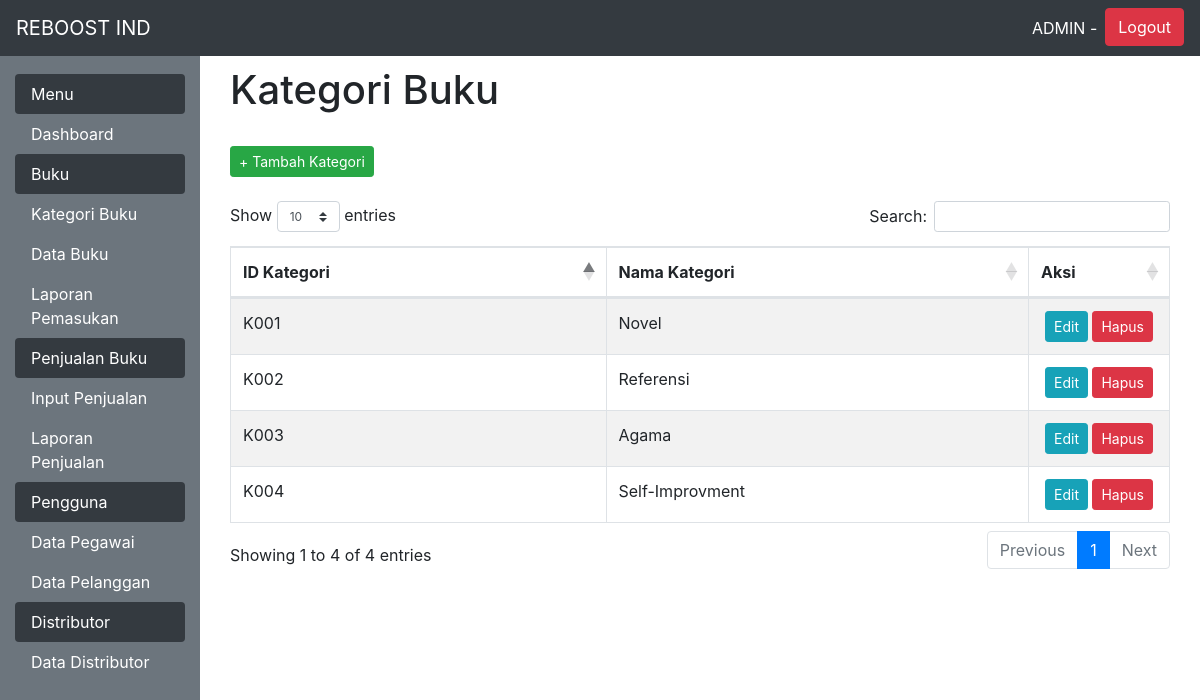
Screenshot of /admin.php?menu=kategoribuku (signed in) with the database file from the repository.
### tables this page shows
CREATE TABLE `kategori_buku` (
  `id_kat` char(4) NOT NULL,
  `nama_kat` varchar(50) NOT NULL
);

### functions.php (called while the page is built, shortened)
<?php
	$conn = mysqli_connect("localhost","root","","reboost");
	function query($query)
	{
		global $conn;
		$result = mysqli_query($conn, $query);
		$rows = [];
		while ($row = mysqli_fetch_assoc($result))
		{
			$rows[] = $row;
		}
		return $rows;
	}
 ?>

### menu/kategoribuku.php (the view, shortened to what this page needs)
<?php
$ses_explode = explode(",", $_SESSION['login']);
include 'functions.php';
$categories = query("SELECT * FROM kategori_buku");
?>
<div class="container">
	<h1>Kategori Buku</h1><br>
	<div class="row">
            <div class="col-md-8">
            <?php if($ses_explode[2]==1) :  ?>
                <button type="button" class="btn btn-success text-white btn-sm" data-toggle="modal" data-target="#kategoribuku" data-id="<?php echo $book['id_kat'] ?>" data-judul="Tambah Kategori">+ Tambah Kategori</button>
              <?php endif; ?>
            </div>
            <div class="col-md-3">
            </div>
            <div class="col-md-1">
            </div>
          </div>
          <br>
          <div class="table-responsive">
            <table class="table table-striped table-bordered dt-responsive nowrap" id="example">
              <thead>
                <tr>
                  <td width="40%"><b>ID Kategori</b></td>
                  <td width="45%"><b>Nama Kategori</b></td>
                  <?php if($ses_explode[2]==1) :  ?>
                  <td align="center" width="15%"><b>Aksi</b></td>
                  <?php endif; ?>
                </tr>
              </thead>
              <tbody>
                <?php foreach ($categories as $category) : ?>
                  <tr>
                    <td><?php echo $category["id_kat"]; ?></td>
                    <td><?php echo $category["nama_kat"]; ?></td>
                    <?php if($ses_explode[2]==1) :  ?>
                    <td align="center">
                            <a href="?menu=editkategori&id=<?php echo $category["id_kat"]; ?>" class="btn btn-info btn-sm">Edit</a>
                            <a href="menu/hapuskategori.php?id=<?php echo $category["id_kat"]; ?>" onclick="return confirm('Yakin Ingin Menghapus Data?')" class="btn btn-danger btn-sm">Hapus</a>
                    </td>
                    <?php endif; ?>
                  </tr>
                <?php endforeach; ?>
              </tbody>
            </table>
          </div>
</div>

### rows the page displays
kategori_buku: id_kat "K001", nama_kat "Novel"
kategori_buku: id_kat "K002", nama_kat "Referensi"
kategori_buku: id_kat "K003", nama_kat "Agama"
kategori_buku: id_kat "K004", nama_kat "Self-Improvment"
